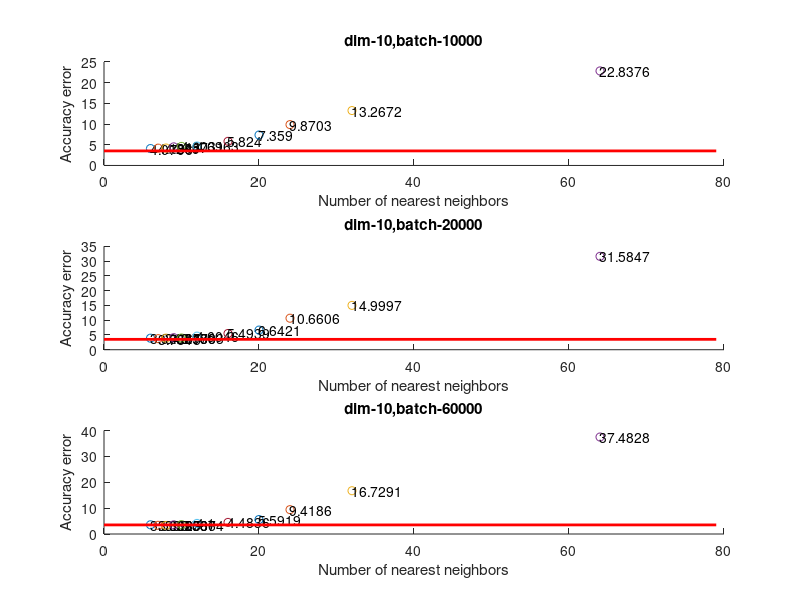
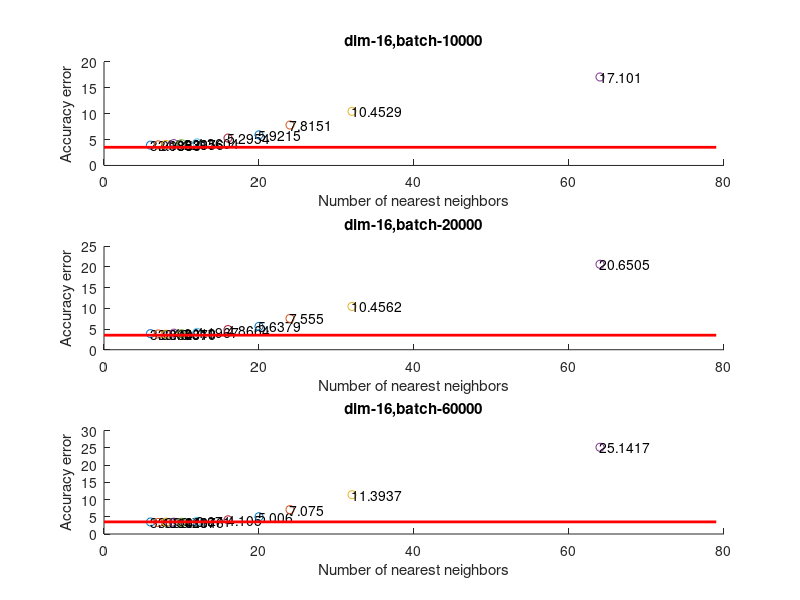
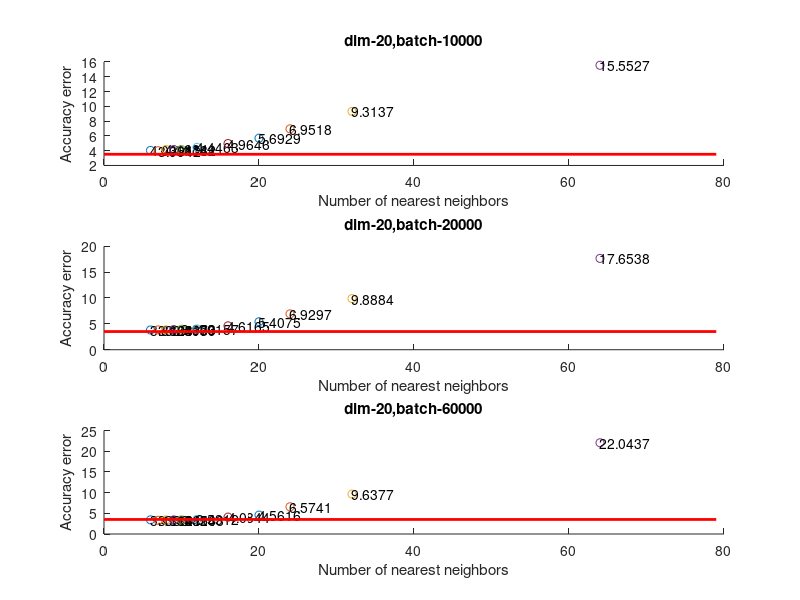
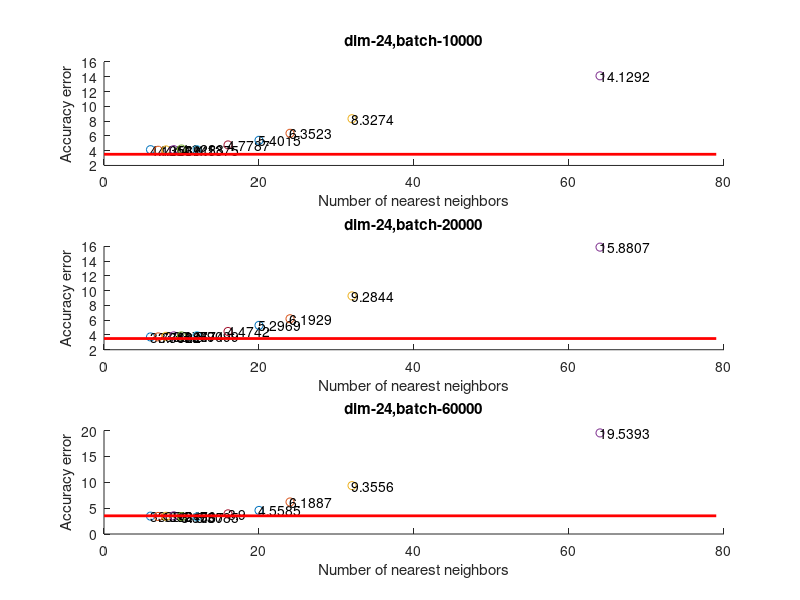

The MATLAB source for these figures, in order:
%% Visualize Experiment results

clear all; close all; clc;
% Param: [K batch d]
load('MNIST_Experiments_60000/results_classification_err.mat');

no_dimRed = 3.514377;

% Experiment parameters
% LLE Num of neighbors
neighbors = [6; 7; 8; 9; 10; 12; 16; 20; 24; 32; 64];

% LLE Num of new dimensionality 
dim = [10; 16; 20; 24; 32; 40; 52; 64; 96; 128; 256];

% Batch size (Must be grater thna K) 
batch = [10000; 20000; 60000];

% Best accuracy
min = 100.00;
param = zeros(3,1);

% Loop for each dimension
for d=1:size(results_classification_err,3)
    figure(d);
    
    % Loop for each batch_size
    for b=1:size(results_classification_err,2)
        subplot(size(batch,1),1,b);
        
        % Loop for each neighbor
        for k=1:size(results_classification_err,1)
            if(results_classification_err(k,b,d) < min)
               min = results_classification_err(k,b,d);
               param(1,1) = k; param(2,1) = b; param(3,1) = d;
            end
            
            scatter(neighbors(k,1),double(results_classification_err(k,b,d)));hold on;
            text(neighbors(k,1), results_classification_err(k,b,d),num2str(results_classification_err(k,b,d)));
        end
        line([0,max(neighbors)+15],[no_dimRed,no_dimRed],'Color','r','LineWidth',2)
        title(strcat('dim-',int2str(dim(d,1)),',','batch-',int2str(batch(b,1))));
        xlabel('Number of nearest neighbors');
        ylabel('Accuracy error');
        hold off;
    end
end

fprintf('Best accuracy with dimensionality reduction: %f, dim: %d, batch: %d, neighbors: %d \n',...
        min, dim(param(3,1),1), batch(param(2,1),1), neighbors(param(1,1),1));
fprintf('Accuracy without dimensionality reduction: %f \n', no_dimRed);


